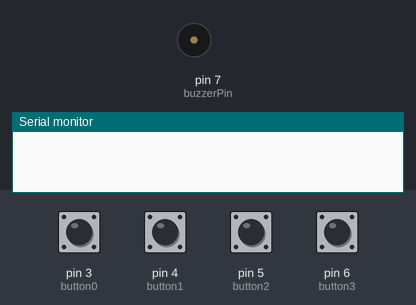
Recording of a sketch running on a simulated Arduino Uno, built with avr-gcc and run on an emulated ATmega328P. On the bench: buzzer (waves = sounding), the last lines printed to the serial monitor. Inputs (shaded band) come from the test bench; at power-on: pin 3 (button0), pin 4 (button1), pin 5 (button2), pin 6 (button3) HIGH.

Above: at 1.2 s.
1.3 s: pin 3 (button0) pulled LOW for 0.15 s
At 1.37 s:
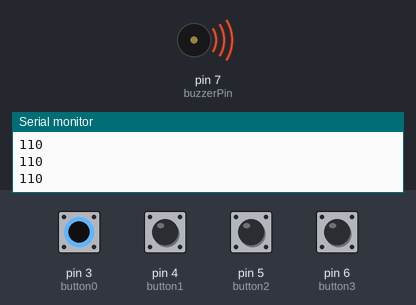
2.9 s: pin 4 (button1) pulled LOW for 0.15 s
At 3.4 s:
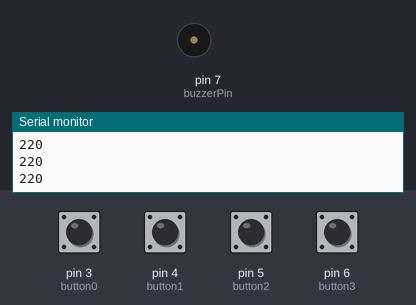
4.5 s: pin 5 (button2) pulled LOW for 0.15 s
At 4.57 s:
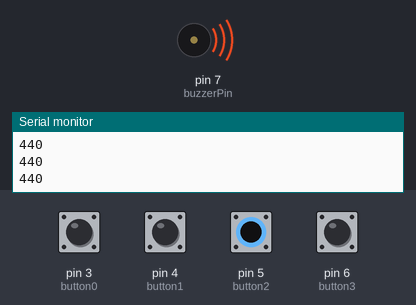
6.1 s: pin 6 (button3) pulled LOW for 0.15 s
At 7.0 s:
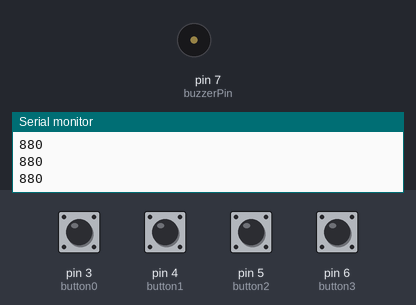
Timing chart, 0 to 8.7 s (numbered marks = the images above; inputs shaded):
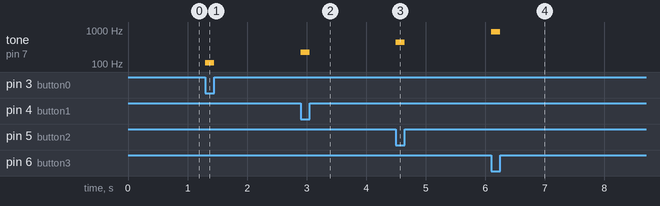

Measured:
- after the input at 1.3 s, tone on pin 7 (buzzerPin): silent → 110 Hz at once, → silent 0.15 s later
- after the input at 2.9 s, tone on pin 7 (buzzerPin): silent → 220 Hz at once, → silent 0.15 s later
- after the input at 4.5 s, tone on pin 7 (buzzerPin): silent → 440 Hz at once, → silent 0.15 s later
- after the input at 6.1 s, tone on pin 7 (buzzerPin): silent → 880 Hz at once, → silent 0.15 s later

The sketch:

EssaiButtonBuzzer.ino
```cpp
#define buzzerPin 7
#define button0 3 // Il y a 4 boutons, le premier est nommé "button1" puis connecté à la broche n°3
#define button1 4
#define button2 5
#define button3 6
int buttonNumber[4] = {1, 1, 1, 1}; // Tableau de type int comprenant l'état des 4 boutons
int frequency = 440;
void setup() {
  Serial.begin(9600);
  pinMode(buzzerPin, OUTPUT);
   pinMode(button0, INPUT_PULLUP); // Déclaration des broches associées aux boutons en tant qu'entré. Utilisation d'une résistance de tirage interne
  pinMode(button1, INPUT_PULLUP);
  pinMode(button2, INPUT_PULLUP);
  pinMode(button3, INPUT_PULLUP);

}

void button() {
  buttonNumber[0] = digitalRead(button0);
  buttonNumber[1] = digitalRead(button1);
  buttonNumber[2] = digitalRead(button2);
  buttonNumber[3] = digitalRead(button3);
}

void loop() {
  button();
  if (buttonNumber[0]==0) {
    frequency = 110;
  }
    if (buttonNumber[1]==0) {
    frequency = 220;
  }
    if (buttonNumber[2]==0) {
   frequency = 440;
  }
    if (buttonNumber[3]==0) {
    frequency = 880;
  }
  if (buttonNumber[0] && buttonNumber[1] && buttonNumber[2] && buttonNumber[3]==1) {
  noTone(buzzerPin); // Eteindre le buzzer
  }
  else {
    Serial.println(frequency);
    tone(buzzerPin, frequency);
  }

}
```
